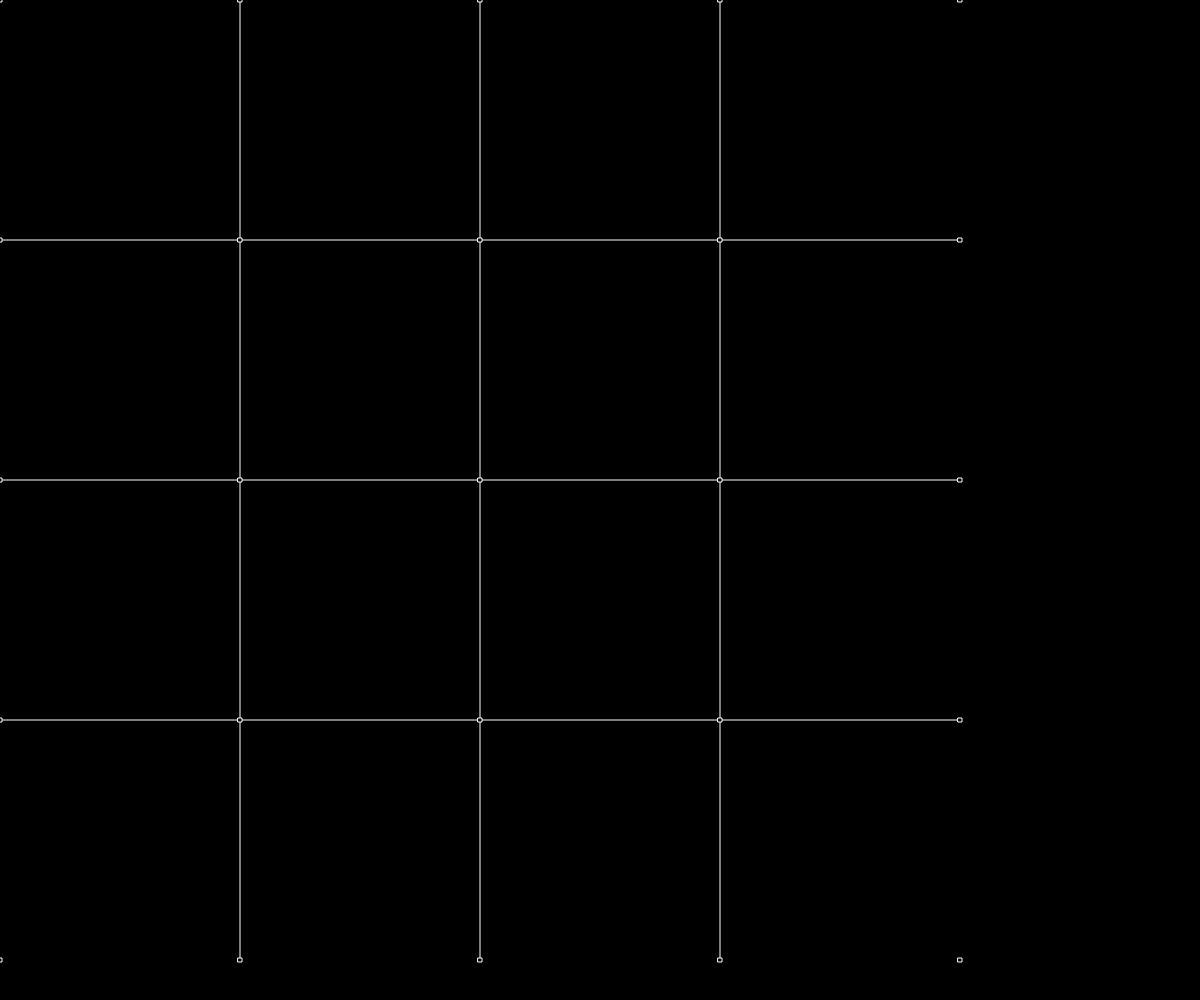
Frame 1 (no input)
Frame 60 (no input): identical to frame 1, image omitted
Frame 120 (the mouse pressed at the canvas centre since frame 60): identical to frame 1, image omitted

The p5.js sketch that drew this single still picture (run headless with seeded random() and noise() and a simulated clock; from frame 60 on, the mouse is pressed at the canvas centre):

// p5.js sketch
// ── sketch.js
let nodeArray = [];
let linkArray = [];
const cutHistory = [];

const gridCount = 4;
const friction = 0.99;
const forceMultiplier = 0.25;
const knifeRange = 10;
const speedLimit = 8;



const node = function (x, y, pinned) {
  this.pos = createVector(x, y);
  this.vel = createVector(0, 0);
  this.force = createVector(0, 0);
  this.pinned = pinned;
  this.show = () => rect(this.pos.x, this.pos.y, 4);

  this.update = () => {
    if (this.pinned) return;
    const acc = this.force.mult(forceMultiplier);

    this.vel.add(acc);
    this.vel.limit(speedLimit);
    this.pos.add(this.vel);

    this.force.mult(0);
    this.vel.mult(friction);
  };
};

const link = function (node1, node2) {
  this.node1 = node1;
  this.node2 = node2;
  
  // Generate random color for the link
  this.color = 255;

  this.getMiddlePoint = () => this.node1.pos.copy().add(this.node2.pos).div(2);

  this.show = () => {
    stroke(this.color);
    line(
      this.node1.pos.x,
      this.node1.pos.y,
      this.node2.pos.x,
      this.node2.pos.y
    );
  };

  this.update = () => {
    const difference = node2.pos.copy().sub(node1.pos);
    this.node1.pinned || this.node1.force.add(difference);
    this.node2.pinned || this.node2.force.sub(difference);
  };
};


function setup() {
  
  //const m = min(windowWidth, windowHeight);
  createCanvas(windowWidth,windowHeight);
  nodeArray = createNodes();
  linkArray = createLinks(nodeArray);
}

function createNodes() {
  const nodes = [];
  const maxDimension = max(windowWidth, windowHeight);
  const spacing = maxDimension / (gridCount + 1); // Add 1 to gridCount for the boundary nodes

  for (let j = 0; j <= gridCount; j++) {
    for (let i = 0; i <= gridCount; i++) {
      const x = i * spacing;
      const y = j * spacing;
      const pinned = i === 0 || j === 0 || i === gridCount || j === gridCount;
      nodes.push(new node(x, y, pinned));
    }
  }
  return nodes;
}

function createLinks(nodes) {
  const links = [];
  nodes.forEach((current, index) => {
    const rest = nodes.slice(index + 1);
    const neighbors = rest.filter(
      (target) => current.pos.dist(target.pos) <= width / gridCount
    );
    neighbors.forEach(
      (target) =>
        (current.pinned && target.pinned) ||
        links.push(new link(current, target))
    );
  });
  return links;
}

function draw() {
  background(0)
  //stroke(255)
  fill(0);
  
  rectMode(CENTER);

  linkArray.forEach((link) => link.update());
  nodeArray.forEach((node) => node.update());

  linkArray.forEach((link) => link.show());
  nodeArray.forEach((node) => node.show());

  if (keyIsPressed && (key == " " || key == "u" || key == "U")) undo();
}

function undo() {
  if (!cutHistory.length) return;
  const tail = cutHistory.pop();
  linkArray.push(tail);
}

function mouseDragged() {
  const mouse = createVector(mouseX, mouseY);

  linkArray = linkArray.filter((link) => {
    const middle = link.getMiddlePoint();
    const difference = middle.copy().sub(mouse);
    const distance = Math.hypot(difference.x, difference.y);

    if (distance > knifeRange) return true;
    cutHistory.push(link);
    return false;
  });
}
